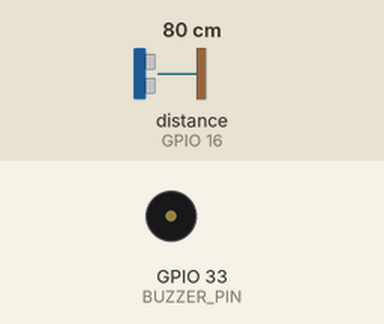
Recording of a sketch running on a simulated ESP32. Shown: buzzer (waves = sounding). Wiring (inferred from the names in the program): ultrasonic range finder: trigger GPIO 17; echo GPIO 16. The test bench sets the inputs (shaded band); at power-on: distance to the obstacle (sensor on GPIO 16) 80 cm. The echo pulse lasts 58.3 µs per cm.

Above: at 1.2 s.
1.3 s: distance to the obstacle (sensor on GPIO 16) set to 44 cm
2.8 s: distance to the obstacle (sensor on GPIO 16) set to 37 cm
At 4.0 s:
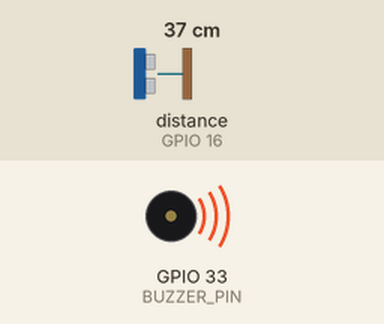
4.3 s: distance to the obstacle (sensor on GPIO 16) set to 4 cm
At 5.4 s:
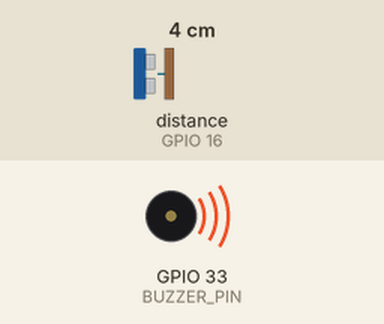
5.8 s: distance to the obstacle (sensor on GPIO 16) set to 2 cm
At 6.2 s:
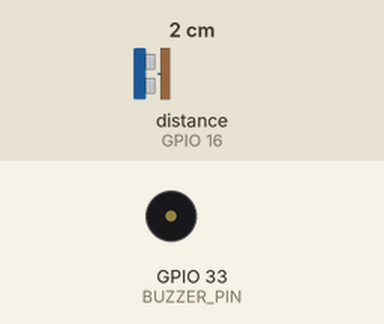
7.3 s: distance to the obstacle (sensor on GPIO 16) set to 9 cm
At 8.0 s:
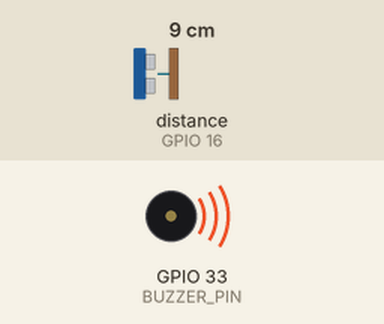
Timing chart, 0 to 9.8 s (numbered marks = the images above; inputs shaded):
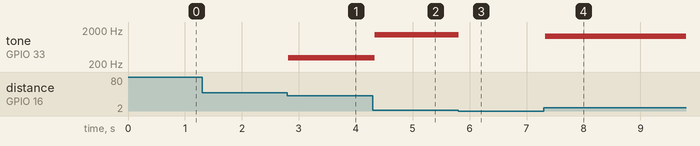

The sketch:

L12_Theremin.ino
```cpp
// Lesson 12 challenge solution: hand theremin
// Move your hand closer for a higher note. Nothing in range = silence.

const int TRIG_PIN = 17;
const int ECHO_PIN = 16;
const int BUZZER_PIN = 33;

float readDistance() {
  digitalWrite(TRIG_PIN, LOW);
  delayMicroseconds(2);
  digitalWrite(TRIG_PIN, HIGH);
  delayMicroseconds(10);
  digitalWrite(TRIG_PIN, LOW);
  long echoTime = pulseIn(ECHO_PIN, HIGH, 30000);
  if (echoTime == 0) {
    return -1;
  }
  return echoTime * 0.0343 / 2;
}

void setup() {
  pinMode(TRIG_PIN, OUTPUT);
  pinMode(ECHO_PIN, INPUT);
}

void loop() {
  float cm = readDistance();
  if (cm < 3 || cm > 40) {
    noTone(BUZZER_PIN);
  } else {
    int note = map((int)cm, 3, 40, 1500, 200);
    tone(BUZZER_PIN, note);
  }
  delay(50);
}
```

Measured:
- the behaviour switches between 41 and 40 cm on distance to the obstacle (sensor on GPIO 16) (found by bisection; images 0 and 1)
- the behaviour switches between 3 and 2 cm on distance to the obstacle (sensor on GPIO 16) (found by bisection; images 2 and 3)
- after the input at 1.3 s, every drawn part: stays the same
- after the input at 2.8 s, tone on GPIO 33 (BUZZER_PIN): silent → 306 Hz at once
- after the input at 4.3 s, tone on GPIO 33 (BUZZER_PIN): 306 Hz → 1465 Hz at once
- after the input at 5.8 s, tone on GPIO 33 (BUZZER_PIN): 1465 Hz → silent at once
- after the input at 7.3 s, tone on GPIO 33 (BUZZER_PIN): silent → 1290 Hz at once
